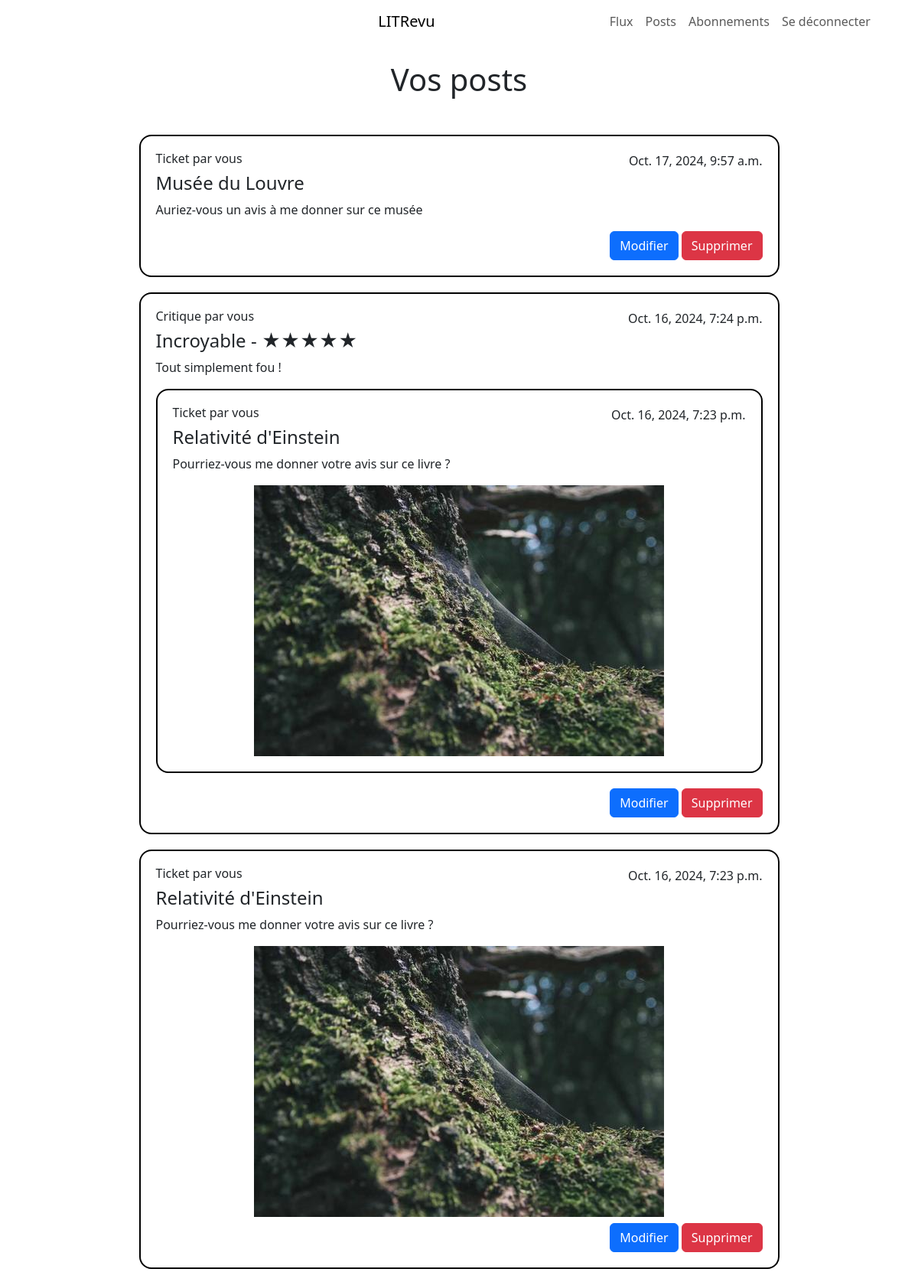
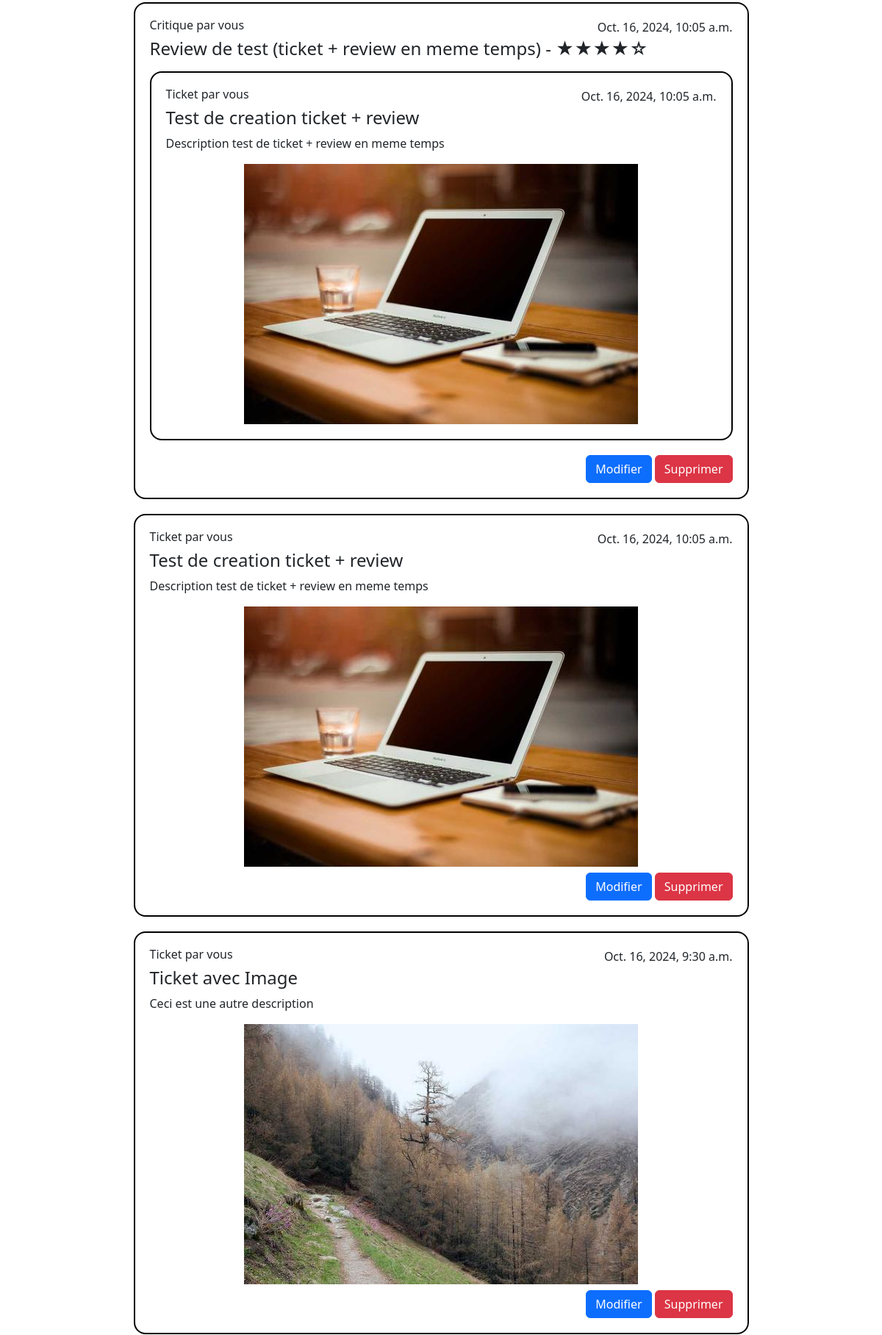
Screenshot of /posts/ (signed in, upper part) with the database file from the repository (2 pictures, top to bottom).
### blog/models.py (models this page shows, shortened)
class Ticket(models.Model):
    title = models.CharField(max_length=128)
    description = models.TextField(max_length=128, blank=True)
    user = models.ForeignKey(
        to=settings.AUTH_USER_MODEL, on_delete=models.CASCADE
    )
    image = models.ImageField(null=True, blank=True)
    time_created = models.DateTimeField(auto_now_add=True)
    IMAGE_MAX_HEIGHT = 800
    IMAGE_MAX_WIDTH = 800
    IMAGE_MAX_SIZE = (IMAGE_MAX_WIDTH, IMAGE_MAX_HEIGHT)

class Review(models.Model):
    ticket = models.ForeignKey(to=Ticket, on_delete=models.CASCADE)
    rating = models.PositiveSmallIntegerField(
        validators=[MinValueValidator(0), MaxValueValidator(5)],
    )
    headline = models.CharField(max_length=128)
    body = models.CharField(max_length=8192, blank=True)
    user = models.ForeignKey(
        to=settings.AUTH_USER_MODEL, on_delete=models.CASCADE
    )
    time_created = models.DateTimeField(auto_now_add=True)

### authentication/models.py (models this page shows)
class User(AbstractUser):
    pass

### blog/views.py (the view)
# urls.py: path("posts/", blog.Posts.as_view(), name="posts"),
class Posts(LoginRequiredMixin, View):
    def get(self, request):
        tickets = Ticket.objects.filter(user=request.user)
        reviews = Review.objects.filter(user=request.user)
        posts = sorted(
            chain(tickets, reviews),
            key=lambda instance: instance.time_created,
            reverse=True,
        )
        return render(
            request,
            "blog/posts.html",
            {"posts": posts},
        )

### blog/templatetags/custom_tags.py (called while the page is built)
@register.filter
def stars(rating):
    filled_stars = "★" * rating
    empty_stars = "☆" * (5 - rating)
    return filled_stars + empty_stars

@register.filter
def model_type(value):
    return type(value).__name__

@register.simple_tag
def display_username(post_user, logged_in_user):
    if post_user == logged_in_user:
        return 'vous'
    else:
        return post_user.username

### blog/templates/blog/posts.html
{% extends 'base.html' %}
{% load custom_tags %}
{% block content %}
{% include 'partial/navbar.html' %}
<div class="container my-4">
    <div class="col-9 mx-auto">
        <h1 class="text-center mb-5">Vos posts</h1>
        {% for post in posts %}
        <article class="container post-display">
            {% if post|model_type == 'Ticket' %}
            {% include 'blog/partials/ticket_snippet.html' with ticket=post %}
            <div class="text-end mt-2">
                <a href="{% url 'update-ticket' post.id %}" class="btn btn-primary">Modifier</a>
                <a href="{% url 'delete-ticket' post.id %}" class="btn btn-danger">Supprimer</a>
            </div>
            {% elif post|model_type == 'Review' %}
            {% include 'blog/partials/review_snippet.html' with review=post %}
            <div class="text-end mt-2">
                <a href="{% url 'update-review' post.id %}" class="btn btn-primary">Modifier</a>
                <a href="{% url 'delete-review' post.id %}" class="btn btn-danger">Supprimer</a>
            </div>
            {% endif %}
        </article>
        {% endfor %}
    </div>
</div>
{% endblock %}

### blog/templates/blog/partials/ticket_snippet.html
{% load custom_tags %}
<div class="d-flex justify-content-between">
    <h3 class="h6 col-8">Ticket par {% display_username ticket.user request.user %}</h3>
    <div class="col-4 text-end"> {{ ticket.time_created }} </div>
</div>
<h4 class="h4">{{ ticket.title }}</h4>
<p>{{ ticket.description }}</p>
{% if ticket.image %}
<div class="text-center">
    <img src="{{ ticket.image.url }}" alt="">
</div>
{% endif %}

### blog/templates/blog/partials/review_snippet.html
{% load custom_tags %}
<div class="d-flex justify-content-between">
    <h3 class="h6 col-8">Critique par {% display_username review.user request.user %}</h3>
    <div class="col-4 text-end"> {{ review.time_created }} </div>
</div>
<h4 class="h4">{{ review.headline }} - {{ review.rating|stars }}</h4>
<p>{{ review.body }}</p>
<div class="container post-display">
    {% include 'blog/partials/ticket_snippet.html' with ticket=review.ticket %}
</div>

### static/styles.css (style rules this page uses)
.post-display { border: 2px solid black; padding: 1.25rem; border-radius: 1rem; margin-bottom: 1.25rem; }

### rows the page displays
Ticket: user "vous", time_created "Oct. 17, 2024, 9:57 a.m.", title "Musée du Louvre", description "Auriez-vous un avis à me donner sur ce musée"
Review: user "vous", time_created "Oct. 16, 2024, 7:24 p.m.", headline "Incroyable", rating|stars "★★★★★", body "Tout simplement fou !", image (picture)
Ticket: user "vous", time_created "Oct. 16, 2024, 7:23 p.m.", title "Relativité d'Einstein", description "Pourriez-vous me donner votre avis sur ce livre ?", image (picture)
Review: user "vous", time_created "Oct. 16, 2024, 10:05 a.m.", headline "Review de test (ticket + review en meme temps)", rating|stars "★★★★☆", image (picture)
Ticket: user "vous", time_created "Oct. 16, 2024, 10:05 a.m.", title "Test de creation ticket + review", description "Description test de ticket + review en meme temps", image (picture)
Ticket: user "vous", time_created "Oct. 16, 2024, 9:30 a.m.", title "Ticket avec Image", description "Ceci est une autre description", image (picture)
